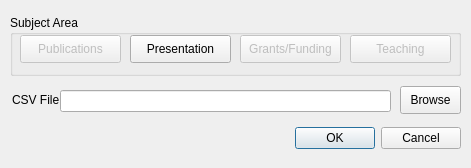
<?xml version="1.0" encoding="UTF-8"?>
<ui version="4.0">
 <class>FileInputDialog</class>
 <widget class="QDialog" name="FileInputDialog">
  <property name="geometry">
   <rect>
    <x>0</x>
    <y>0</y>
    <width>471</width>
    <height>168</height>
   </rect>
  </property>
  <property name="windowTitle">
   <string>Dialog</string>
  </property>
  <widget class="QDialogButtonBox" name="okCancelButtons">
   <property name="geometry">
    <rect>
     <x>20</x>
     <y>122</y>
     <width>441</width>
     <height>32</height>
    </rect>
   </property>
   <property name="sizePolicy">
    <sizepolicy hsizetype="Fixed" vsizetype="Fixed">
     <horstretch>0</horstretch>
     <verstretch>0</verstretch>
    </sizepolicy>
   </property>
   <property name="orientation">
    <enum>Qt::Horizontal</enum>
   </property>
   <property name="standardButtons">
    <set>QDialogButtonBox::Cancel|QDialogButtonBox::Ok</set>
   </property>
  </widget>
  <widget class="QGroupBox" name="subjectGroup">
   <property name="geometry">
    <rect>
     <x>10</x>
     <y>15</y>
     <width>451</width>
     <height>61</height>
    </rect>
   </property>
   <property name="title">
    <string>Subject Area</string>
   </property>
   <widget class="QPushButton" name="publicationsButton">
    <property name="enabled">
     <bool>false</bool>
    </property>
    <property name="geometry">
     <rect>
      <x>10</x>
      <y>20</y>
      <width>101</width>
      <height>28</height>
     </rect>
    </property>
    <property name="text">
     <string>Publications</string>
    </property>
    <property name="checkable">
     <bool>true</bool>
    </property>
    <property name="autoExclusive">
     <bool>false</bool>
    </property>
    <property name="autoDefault">
     <bool>true</bool>
    </property>
    <property name="default">
     <bool>false</bool>
    </property>
    <property name="flat">
     <bool>false</bool>
    </property>
    <attribute name="buttonGroup">
     <string notr="true">subjectButtonGroup</string>
    </attribute>
   </widget>
   <widget class="QPushButton" name="presentationButton">
    <property name="geometry">
     <rect>
      <x>120</x>
      <y>20</y>
      <width>101</width>
      <height>28</height>
     </rect>
    </property>
    <property name="text">
     <string>Presentation</string>
    </property>
    <property name="checkable">
     <bool>true</bool>
    </property>
    <attribute name="buttonGroup">
     <string notr="true">subjectButtonGroup</string>
    </attribute>
   </widget>
   <widget class="QPushButton" name="grantsButton">
    <property name="enabled">
     <bool>false</bool>
    </property>
    <property name="geometry">
     <rect>
      <x>230</x>
      <y>20</y>
      <width>101</width>
      <height>28</height>
     </rect>
    </property>
    <property name="text">
     <string>Grants/Funding</string>
    </property>
    <property name="checkable">
     <bool>true</bool>
    </property>
    <attribute name="buttonGroup">
     <string notr="true">subjectButtonGroup</string>
    </attribute>
   </widget>
   <widget class="QPushButton" name="teachingButton">
    <property name="enabled">
     <bool>false</bool>
    </property>
    <property name="geometry">
     <rect>
      <x>340</x>
      <y>20</y>
      <width>101</width>
      <height>28</height>
     </rect>
    </property>
    <property name="text">
     <string>Teaching</string>
    </property>
    <property name="checkable">
     <bool>true</bool>
    </property>
    <attribute name="buttonGroup">
     <string notr="true">subjectButtonGroup</string>
    </attribute>
   </widget>
  </widget>
  <widget class="QPushButton" name="browseButton">
   <property name="geometry">
    <rect>
     <x>400</x>
     <y>86</y>
     <width>61</width>
     <height>28</height>
    </rect>
   </property>
   <property name="text">
    <string>Browse</string>
   </property>
  </widget>
  <widget class="QLineEdit" name="filenameText">
   <property name="geometry">
    <rect>
     <x>60</x>
     <y>90</y>
     <width>331</width>
     <height>22</height>
    </rect>
   </property>
   <property name="readOnly">
    <bool>true</bool>
   </property>
  </widget>
  <widget class="QLabel" name="label">
   <property name="geometry">
    <rect>
     <x>12</x>
     <y>93</y>
     <width>47</width>
     <height>13</height>
    </rect>
   </property>
   <property name="text">
    <string>CSV File:</string>
   </property>
  </widget>
 </widget>
 <resources/>
 <connections/>
 <buttongroups>
  <buttongroup name="subjectButtonGroup"/>
 </buttongroups>
</ui>
